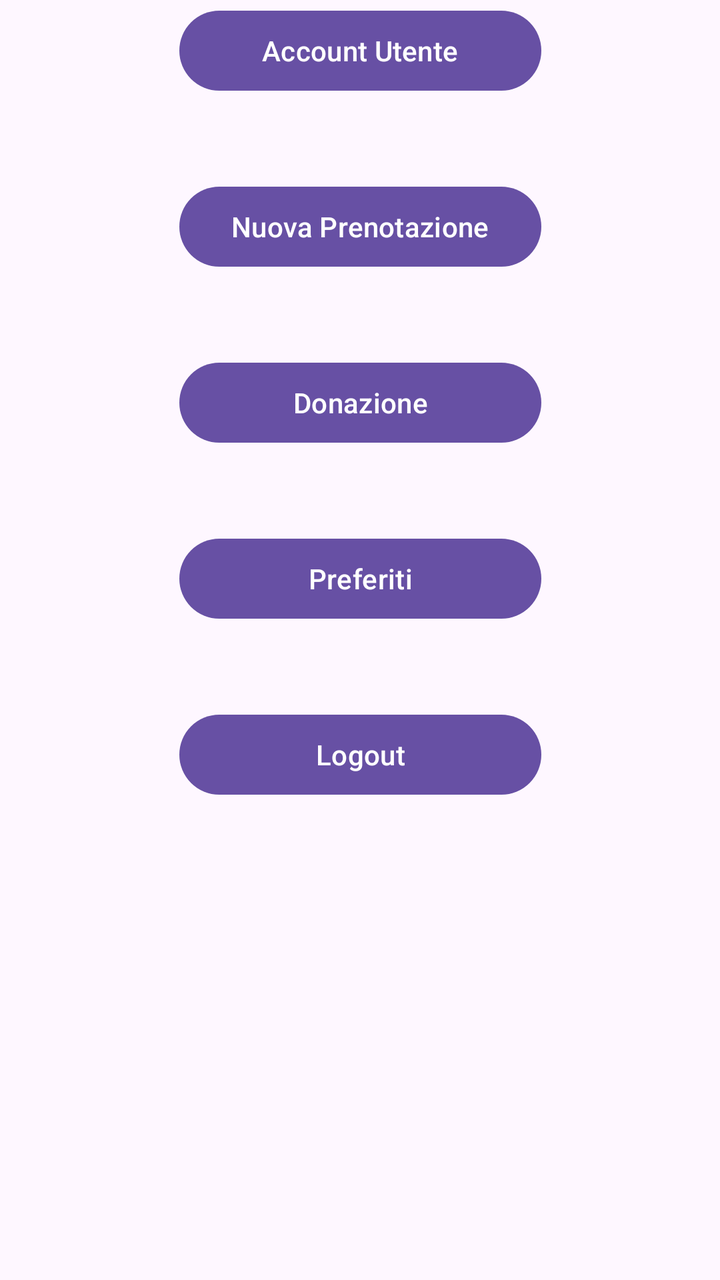
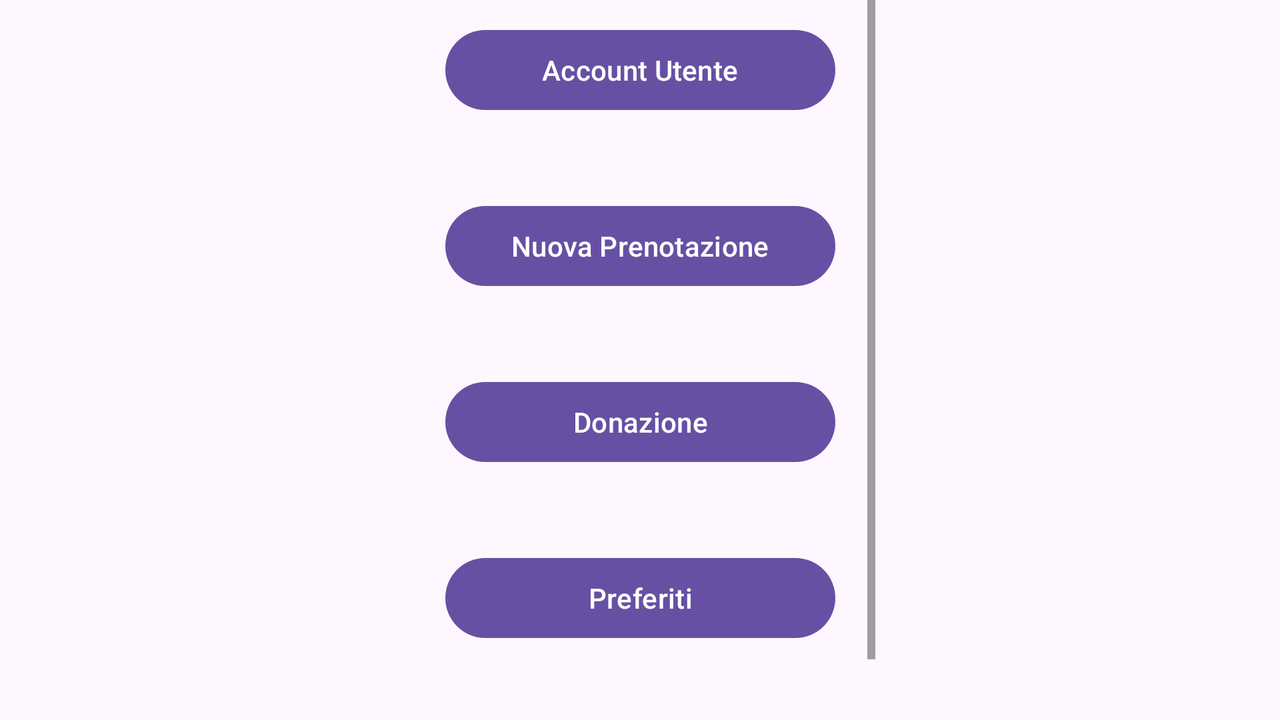

The same Android screen from two of the app's own layout files: first res/layout/ as a phone draws it, then the repository's variant for another configuration, drawn on a device whose configuration selects that folder. Both files follow.
<!-- AndroidManifest.xml: application theme Theme.Progetto -->
<!-- res/layout/f_tendina.xml -->
<?xml version="1.0" encoding="utf-8"?>
<androidx.constraintlayout.widget.ConstraintLayout xmlns:android="http://schemas.android.com/apk/res/android"
    xmlns:app="http://schemas.android.com/apk/res-auto"
    xmlns:tools="http://schemas.android.com/tools"
    android:layout_width="match_parent"
    android:layout_height="match_parent"
    tools:context=".HomePage.FragmentTendina">

    <LinearLayout
        android:layout_width="221dp"
        android:layout_height="wrap_content"
        android:layout_marginStart="112dp"
        android:layout_marginTop="26dp"
        android:layout_marginEnd="112dp"
        android:layout_marginBottom="264dp"
        android:orientation="vertical"
        app:layout_constraintBottom_toBottomOf="parent"
        app:layout_constraintEnd_toEndOf="parent"
        app:layout_constraintStart_toStartOf="parent"
        app:layout_constraintTop_toTopOf="parent">

        <Button
            android:id="@+id/buttonUtente"
            android:layout_width="match_parent"
            android:layout_height="wrap_content"
            android:layout_margin="20dp"
            android:text="Account Utente" />

        <Button
            android:id="@+id/buttonNuovaPrenotazione"
            android:layout_width="match_parent"
            android:layout_height="wrap_content"
            android:layout_margin="20dp"
            android:text="Nuova Prenotazione" />

        <Button
            android:id="@+id/buttonDonazione"
            android:layout_width="match_parent"
            android:layout_height="wrap_content"
            android:layout_margin="20dp"
            android:text="Donazione" />

        <Button
            android:id="@+id/buttonListaPreferiti"
            android:layout_width="match_parent"
            android:layout_height="wrap_content"
            android:layout_margin="20dp"
            android:text="Preferiti" />

        <Button
            android:id="@+id/buttonLogout"
            android:layout_width="match_parent"
            android:layout_height="wrap_content"
            android:layout_margin="20dp"
            android:text="Logout" />

    </LinearLayout>

</androidx.constraintlayout.widget.ConstraintLayout>
<!-- resources referenced by this layout -->
<resources>
  <style name="Theme.Progetto" parent="Base.Theme.Progetto" />
  <style name="Base.Theme.Progetto" parent="Theme.Material3.DayNight.NoActionBar">
          
          
      </style>
</resources>
<!-- res/layout-land/f_tendina.xml (the repository's variant of the layout above) -->
<!-- drawn on the phone turned sideways -->
<?xml version="1.0" encoding="utf-8"?>
<androidx.constraintlayout.widget.ConstraintLayout xmlns:android="http://schemas.android.com/apk/res/android"
    xmlns:app="http://schemas.android.com/apk/res-auto"
    xmlns:tools="http://schemas.android.com/tools"
    android:layout_width="match_parent"
    android:layout_height="match_parent">

    <LinearLayout
        android:layout_width="235dp"
        android:layout_height="386dp"
        android:layout_marginStart="248dp"
        android:layout_marginTop="16dp"
        android:layout_marginEnd="248dp"
        android:layout_marginBottom="9dp"
        android:orientation="vertical"
        app:layout_constraintBottom_toBottomOf="parent"
        app:layout_constraintEnd_toEndOf="parent"
        app:layout_constraintStart_toStartOf="parent"
        app:layout_constraintTop_toTopOf="parent">

        <ScrollView
            android:layout_width="match_parent"
            android:layout_height="match_parent">

            <LinearLayout
                android:layout_width="match_parent"
                android:layout_height="wrap_content"
                android:orientation="vertical" >

                <Button
                    android:id="@+id/buttonUtente"
                    android:layout_width="match_parent"
                    android:layout_height="wrap_content"
                    android:layout_margin="20dp"
                    android:text="Account Utente" />

                <Button
                    android:id="@+id/buttonNuovaPrenotazione"
                    android:layout_width="match_parent"
                    android:layout_height="wrap_content"
                    android:layout_margin="20dp"
                    android:text="Nuova Prenotazione" />

                <Button
                    android:id="@+id/buttonDonazione"
                    android:layout_width="match_parent"
                    android:layout_height="wrap_content"
                    android:layout_margin="20dp"
                    android:text="Donazione" />

                <Button
                    android:id="@+id/buttonListaPreferiti"
                    android:layout_width="match_parent"
                    android:layout_height="wrap_content"
                    android:layout_margin="20dp"
                    android:text="Preferiti" />

                <Button
                    android:id="@+id/buttonLogout"
                    android:layout_width="match_parent"
                    android:layout_height="wrap_content"
                    android:layout_margin="20dp"
                    android:text="Logout" />
            </LinearLayout>
        </ScrollView>

    </LinearLayout>

</androidx.constraintlayout.widget.ConstraintLayout>
